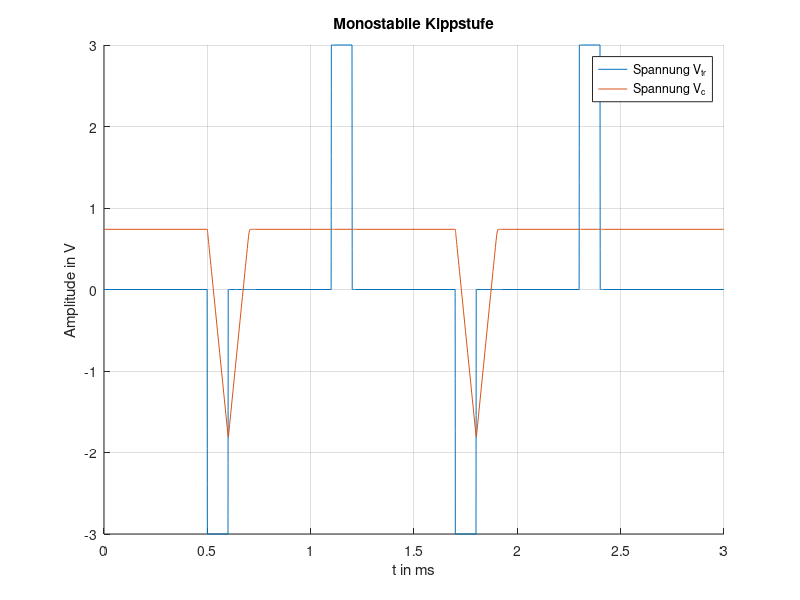

Write MATLAB code to recreate this figure.
clear all 
close all
clc

%% Einlesen der Rohdaten

m_kipp = fopen('monostabile_kippstufe.txt','r');
heading_inv_R500 = textscan(m_kipp,'%s %s %s',1);
fgetl(m_kipp);
data_1 = textscan(m_kipp,'%n %n %n');
fclose(m_kipp); 

%% Anlegen der Matrizen
time = cell2mat(data_1(1)).*1e3;
Vo = cell2mat(data_1(2));
Vc = cell2mat(data_1(3));

%% Plot der Ergebnisse

figure(1)
hold all
plot(time, Vo)
plot(time,Vc)
title('Monostabile Kippstufe')
xlabel('t in ms')
ylabel('Amplitude in V')
legend('Spannung V_{tr}','Spannung V_c')
grid;